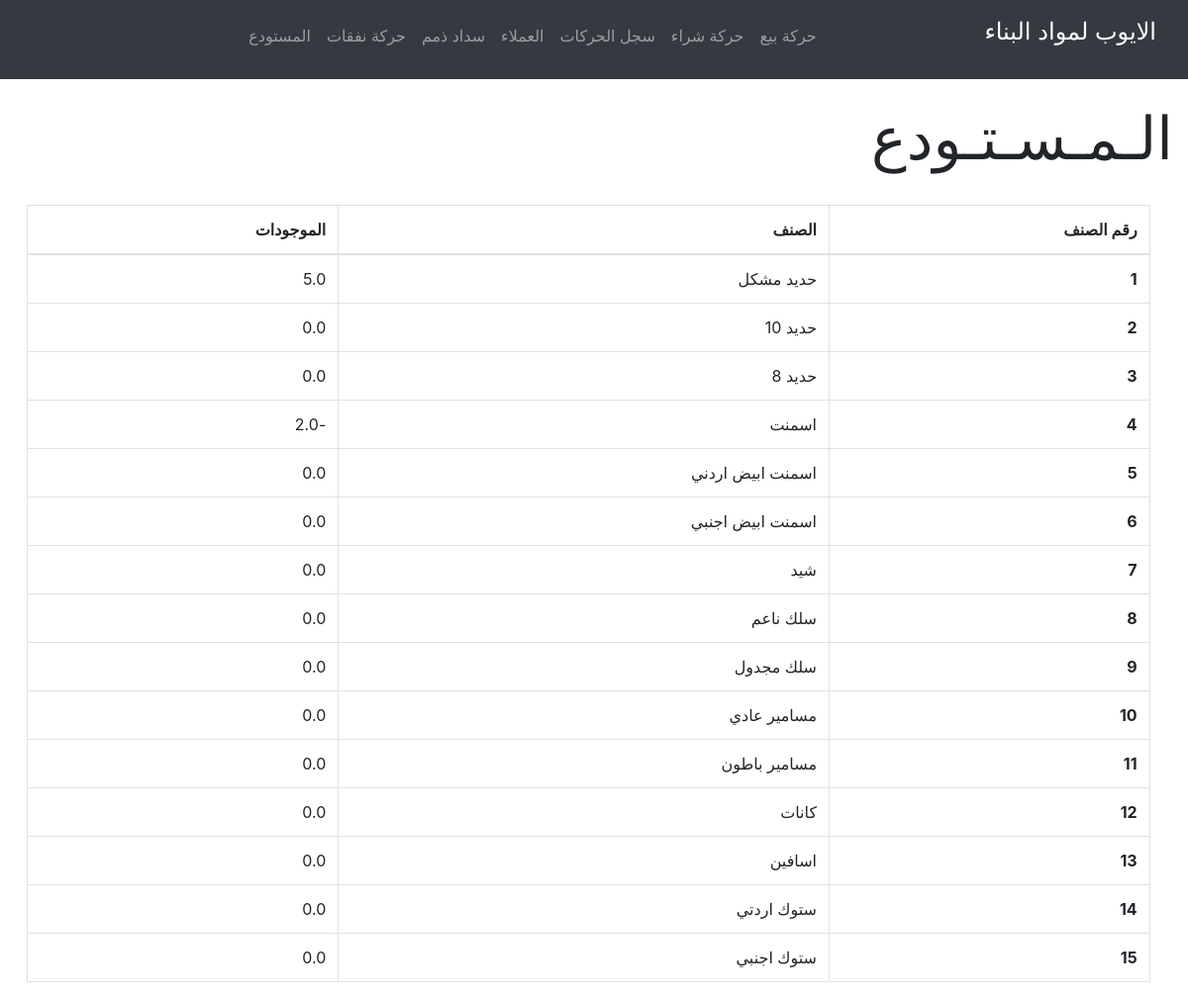
Page /inventory on the committed database.
### tables this page shows
CREATE TABLE inventory (itemId INTEGER PRIMARY KEY, item_name TEXT, item_stock REAL);

### app.py (the view)
@app.route("/inventory")
def inventory():
  items = []
  query = db.execute("SELECT * FROM inventory ORDER BY itemId").fetchall()
  for record in query:
    items.append({
      'id': record[0],
      'name': record[1],
      'stock': record[2]
    })
  return render_template('inventory.html', items=items)

### app.py (called while the page is built)
@app.after_request
def after_request(response):
  response.headers["Cache-Control"] = "no-cache, no-store, must-revalidate"
  response.headers["Expires"] = 0
  response.headers["Pragma"] = "no-cache"
  return response

### templates/inventory.html (shortened to what this page needs)
{% extends "layout.html" %}
{% block head %}
  <link href="/static/css/inventory.css" rel="stylesheet">
{% endblock %}
{% block body %}
  <div class="head-text">
    <p>الـمـسـتـودع</p>
  </div>
  <div class="center-table">
    <table class="table table-bordered">
      <thead class="text-right">
        <tr>
          <th scope="col">رقم الصنف</th>
          <th scope="col">الصنف</th>
          <th scope="col">الموجودات</th>
        </tr>
      </thead>
      <tbody class="text-right">
        {% for item in items %}
          <tr>
            <th scope="row">{{ item.id }}</th>
            <td>{{ item.name }}</td>
            <td>{{ item.stock }}</td>
          </tr>
        {% endfor %}
      </tbody>
    </table>
  </div>
{% endblock %}

### static/css/inventory.css (style rules this page uses)
.head-text { margin-top: 8%; margin-left: 80%; font-size: 60px; }
.center-table { margin-top: 2%; margin-right: 2%; margin-left: 1%; }

### rows in the picture
inventory: id "1", name "حديد مشكل", stock "5.0"
inventory: id "2", name "حديد 10", stock "0.0"
inventory: id "3", name "حديد 8", stock "0.0"
inventory: id "4", name "اسمنت", stock "-2.0"
inventory: id "5", name "اسمنت ابيض اردني", stock "0.0"
inventory: id "6", name "اسمنت ابيض اجنبي", stock "0.0"
inventory: id "7", name "شيد", stock "0.0"
inventory: id "8", name "سلك ناعم", stock "0.0"
inventory: id "9", name "سلك مجدول", stock "0.0"
inventory: id "10", name "مسامير عادي", stock "0.0"
inventory: id "11", name "مسامير باطون", stock "0.0"
inventory: id "12", name "كانات", stock "0.0"
inventory: id "13", name "اسافين", stock "0.0"
inventory: id "14", name "ستوك اردتي", stock "0.0"
inventory: id "15", name "ستوك اجنبي", stock "0.0"
